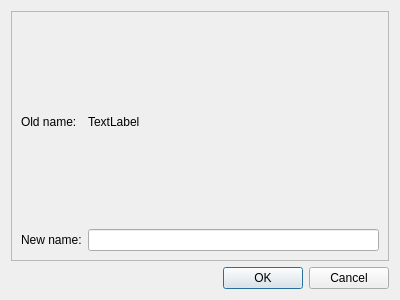
<?xml version="1.0" encoding="UTF-8"?>
<ui version="4.0">
 <class>rename_data_dialog</class>
 <widget class="QDialog" name="rename_data_dialog">
  <property name="geometry">
   <rect>
    <x>0</x>
    <y>0</y>
    <width>400</width>
    <height>300</height>
   </rect>
  </property>
  <property name="windowTitle">
   <string>Dialog</string>
  </property>
  <layout class="QVBoxLayout" name="verticalLayout">
   <item>
    <widget class="QFrame" name="frame">
     <property name="frameShape">
      <enum>QFrame::StyledPanel</enum>
     </property>
     <property name="frameShadow">
      <enum>QFrame::Raised</enum>
     </property>
     <layout class="QGridLayout" name="gridLayout">
      <item row="0" column="0">
       <widget class="QLabel" name="label_2">
        <property name="text">
         <string>Old name:</string>
        </property>
       </widget>
      </item>
      <item row="2" column="0">
       <widget class="QLabel" name="label">
        <property name="text">
         <string>New name:</string>
        </property>
       </widget>
      </item>
      <item row="2" column="1">
       <widget class="QLineEdit" name="new_data_name_lineEdit"/>
      </item>
      <item row="0" column="1">
       <widget class="QLabel" name="old_data_name">
        <property name="text">
         <string>TextLabel</string>
        </property>
       </widget>
      </item>
     </layout>
    </widget>
   </item>
   <item>
    <widget class="QDialogButtonBox" name="buttonBox">
     <property name="orientation">
      <enum>Qt::Horizontal</enum>
     </property>
     <property name="standardButtons">
      <set>QDialogButtonBox::Cancel|QDialogButtonBox::Ok</set>
     </property>
    </widget>
   </item>
  </layout>
 </widget>
 <resources/>
 <connections>
  <connection>
   <sender>buttonBox</sender>
   <signal>accepted()</signal>
   <receiver>rename_data_dialog</receiver>
   <slot>accept()</slot>
   <hints>
    <hint type="sourcelabel">
     <x>248</x>
     <y>254</y>
    </hint>
    <hint type="destinationlabel">
     <x>157</x>
     <y>274</y>
    </hint>
   </hints>
  </connection>
  <connection>
   <sender>buttonBox</sender>
   <signal>rejected()</signal>
   <receiver>rename_data_dialog</receiver>
   <slot>reject()</slot>
   <hints>
    <hint type="sourcelabel">
     <x>316</x>
     <y>260</y>
    </hint>
    <hint type="destinationlabel">
     <x>286</x>
     <y>274</y>
    </hint>
   </hints>
  </connection>
 </connections>
</ui>
